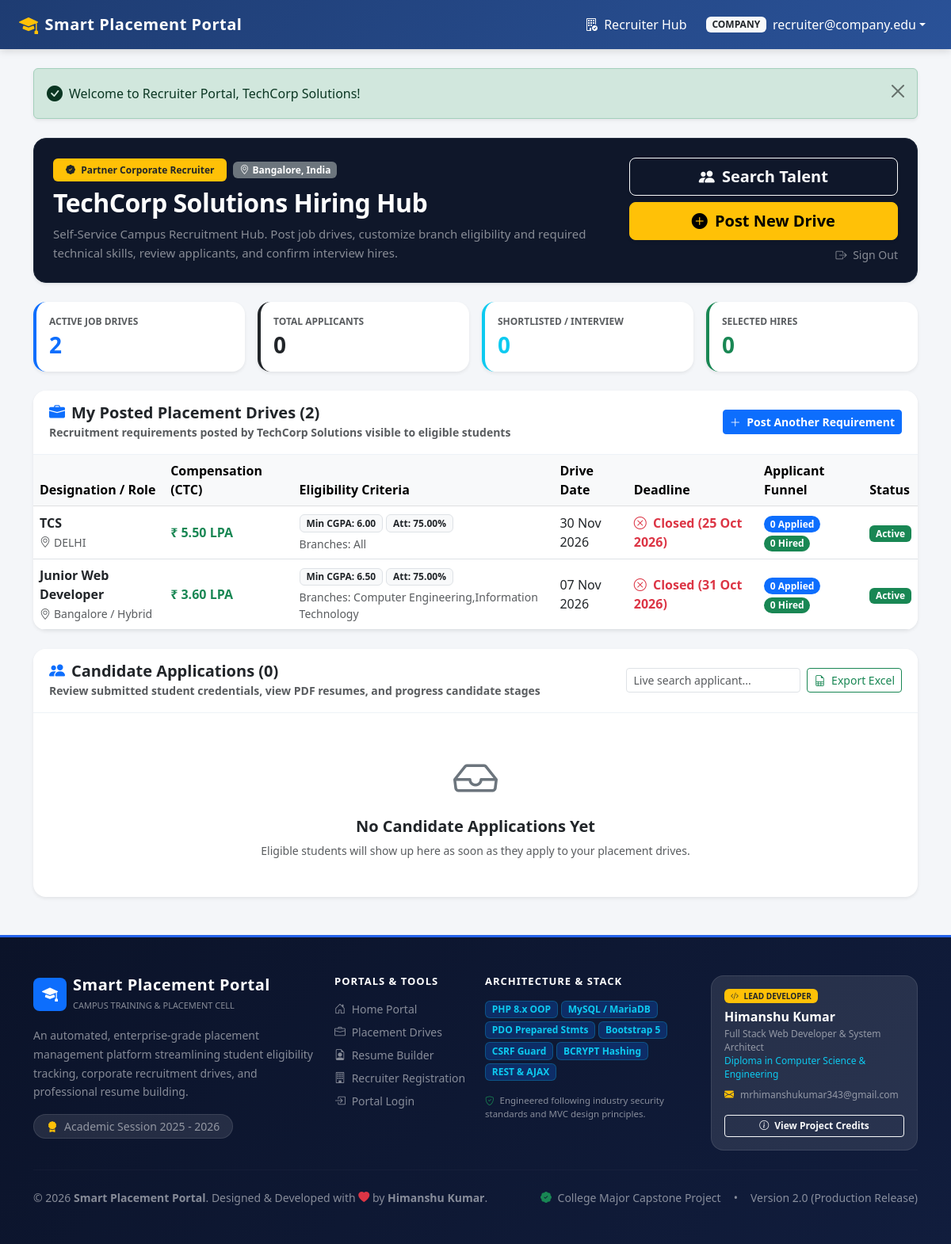
The page /company/dashboard.php (signed in) on the database its author committed.
### tables this page shows
CREATE TABLE `companies` (
  `id` int(11) NOT NULL AUTO_INCREMENT,
  `name` varchar(100) NOT NULL,
  `website` varchar(150) DEFAULT NULL,
  `contact_email` varchar(100) DEFAULT NULL,
  `contact_phone` varchar(20) DEFAULT NULL,
  `location` varchar(100) DEFAULT NULL,
  `description` text DEFAULT NULL,
  `created_at` timestamp NOT NULL DEFAULT current_timestamp(),
  PRIMARY KEY (`id`)
);

CREATE TABLE `placement_drives` (
  `id` int(11) NOT NULL AUTO_INCREMENT,
  `company_id` int(11) NOT NULL,
  `job_title` varchar(100) NOT NULL,
  `job_description` text NOT NULL,
  `package_lpa` decimal(6,2) DEFAULT 0.00,
  `job_location` varchar(100) NOT NULL DEFAULT 'On-Site',
  `min_cgpa` decimal(4,2) NOT NULL DEFAULT 6.00,
  `min_attendance` decimal(5,2) NOT NULL DEFAULT 75.00,
  `max_backlogs` int(11) NOT NULL DEFAULT 0,
  `allowed_branches` varchar(255) NOT NULL DEFAULT 'All',
  `drive_date` date NOT NULL,
  `deadline` date NOT NULL,
  `status` enum('Upcoming','Active','Closed') NOT NULL DEFAULT 'Active',
  `created_at` timestamp NOT NULL DEFAULT current_timestamp(),
  PRIMARY KEY (`id`),
  KEY `fk_drives_company` (`company_id`),
  CONSTRAINT `fk_drives_company` FOREIGN KEY (`company_id`) REFERENCES `companies` (`id`) ON DELETE CASCADE ON UPDATE CASCADE
);

### company/dashboard.php (the view, shortened to what the rows shown need)
<?php
require_once __DIR__ . '/../config/functions.php';
$companyId = (int)($_SESSION['company_id'] ?? 0);
$compName = $_SESSION['company_name'] ?? 'Company Recruiter';
$stmtC = $pdo->prepare("SELECT * FROM companies WHERE id = :cid LIMIT 1");
$stmtC->execute([':cid' => $companyId]);
$company = $stmtC->fetch() ?: ['name' => $compName, 'location' => 'N/A', 'website' => ''];
$stmtDrives = $pdo->prepare("
    SELECT d.*,
           (SELECT COUNT(*) FROM applications WHERE drive_id = d.id) as total_applicants,
           (SELECT COUNT(*) FROM applications WHERE drive_id = d.id AND status = 'Shortlisted') as shortlisted_count,
           (SELECT COUNT(*) FROM applications WHERE drive_id = d.id AND status = 'Selected') as selected_count
    FROM placement_drives d
    WHERE d.company_id = :cid
    ORDER BY d.created_at DESC
");
$stmtDrives->execute([':cid' => $companyId]);
$drives = $stmtDrives->fetchAll();
require_once __DIR__ . '/../includes/header.php';
?>
<div class="container py-4">
    <div class="rounded-4 mb-4 p-4 shadow-sm text-white" style="background: #0f172a !important; border: 1px solid #1e293b;">
        <div class="row align-items-center">
            <div class="col-lg-8">
                <div class="d-flex align-items-center gap-2 mb-2">
                    <span class="badge bg-warning text-dark px-3 py-2 fw-bold">
                        <i class="bi bi-patch-check-fill me-1"></i> Partner Corporate Recruiter
                    </span>
                    <span class="badge bg-secondary px-2 py-1">
                        <i class="bi bi-geo-alt me-1"></i><?= e($company['location'] ?? 'Headquarters') ?>
                    </span>
                </div>
                <h2 class="fw-bold mb-2 text-white" style="letter-spacing: -0.5px;">
                    <?= e($company['name']) ?> Hiring Hub
                </h2>
                <p class="mb-0 text-white-50" style="font-size: 15px; line-height: 1.6;">
                    Self-Service Campus Recruitment Hub. Post job drives, customize branch eligibility and required technical skills, review applicants, and confirm interview hires.
                </p>
            </div>
        </div>
    </div>
    <div class="card card-portal shadow-sm border-0 rounded-4 overflow-hidden mb-4">
        <div class="card-header bg-white py-3 d-flex flex-wrap justify-content-between align-items-center">
            <div>
                <h5 class="fw-bold mb-0 text-dark">
                    <i class="bi bi-briefcase-fill text-primary me-2"></i>My Posted Placement Drives (<?= count($drives) ?>)
                </h5>
                <small class="text-muted">Recruitment requirements posted by <?= e($company['name']) ?> visible to eligible students</small>
            </div>
        </div>
        <div class="card-body p-0">
            <?php if (!empty($drives)): ?>
                <div class="table-responsive">
                    <table class="table table-hover align-middle mb-0">
                        <thead class="table-light">
                            <tr>
                                <th>Designation / Role</th>
                                <th>Compensation (CTC)</th>
                                <th>Eligibility Criteria</th>
                                <th>Drive Date</th>
                                <th>Deadline</th>
                                <th>Applicant Funnel</th>
                                <th>Status</th>
                            </tr>
                        </thead>
                        <tbody>
                            <?php foreach ($drives as $dr): ?>
                                <tr>
                                    <td>
                                        <strong class="text-dark d-block"><?= e($dr['job_title']) ?></strong>
                                        <small class="text-muted"><i class="bi bi-geo-alt me-1"></i><?= e($dr['job_location']) ?></small>
                                    </td>
                                    <td>
                                        <strong class="text-success fs-6">₹ <?= number_format((float)$dr['package_lpa'], 2) ?> LPA</strong>
                                    </td>
                                    <td>
                                        <span class="badge bg-light text-dark border">Min CGPA: <?= e($dr['min_cgpa']) ?></span>
                                        <span class="badge bg-light text-dark border">Att: <?= e($dr['min_attendance']) ?>%</span>
                                        <small class="d-block text-muted mt-1">Branches: <?= e($dr['allowed_branches']) ?></small>
                                    </td>
                                    <td><?= formatPortalDate($dr['drive_date']) ?></td>
                                    <td>
                                        <?php if ($dr['deadline'] < date('Y-m-d')): ?>
                                            <span class="text-danger fw-bold"><i class="bi bi-x-circle me-1"></i> Closed (<?= formatPortalDate($dr['deadline']) ?>)</span>
                                        <?php else: ?>
                                            <span class="text-success fw-bold"><i class="bi bi-clock-history me-1"></i> <?= formatPortalDate($dr['deadline']) ?></span>
                                        <?php endif; ?>
                                    </td>
                                    <td>
                                        <span class="badge bg-primary rounded-pill"><?= $dr['total_applicants'] ?> Applied</span>
                                        <span class="badge bg-success rounded-pill"><?= $dr['selected_count'] ?> Hired</span>
                                    </td>
                                    <td>
                                        <span class="badge <?= $dr['status'] === 'Active' ? 'bg-success' : 'bg-secondary' ?>">
                                            <?= e($dr['status']) ?>
                                        </span>
                                    </td>
                                </tr>
                            <?php endforeach; ?>
                        </tbody>
                    </table>
                </div>
            <?php endif; ?>
        </div>
    </div>
</div>
<?php require_once __DIR__ . '/../includes/footer.php'; ?>

### rows shown on the page
companies: location "Bangalore, India", name "TechCorp Solutions"
placement_drives: job_title "TCS", job_location "DELHI", package_lpa "5.50", min_cgpa "6.00", min_attendance "75.00", allowed_branches "All", drive_date "30 Nov 2026", deadline "25 Oct 2026", total_applicants "0", selected_count "0", status "Active"
placement_drives: job_title "Junior Web Developer", job_location "Bangalore / Hybrid", package_lpa "3.60", min_cgpa "6.50", min_attendance "75.00", allowed_branches "Computer Engineering,Information Technology", drive_date "07 Nov 2026", deadline "31 Oct 2026", total_applicants "0", selected_count "0", status "Active"

### other values the page prints
$_SESSION['role'] "COMPANY"
$_SESSION['email'] "recruiter@company.edu"
$message "Welcome to Recruiter Portal, TechCorp Solutions!"
count($drives) "2"
count($applicants) "0"
APP_NAME "Smart Placement Portal"
